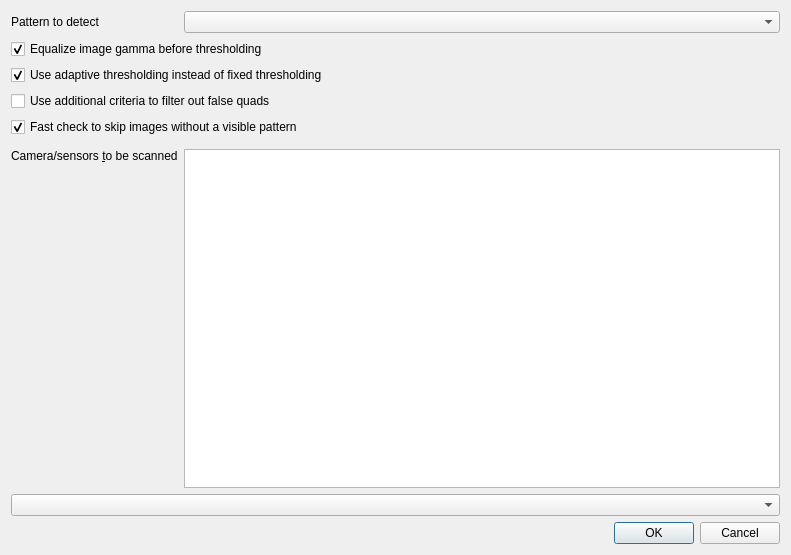
<?xml version="1.0" encoding="UTF-8"?>
<ui version="4.0">
 <class>ccs::main::PatternDetectorConfigurationDialog</class>
 <widget class="QDialog" name="ccs::main::PatternDetectorConfigurationDialog">
  <property name="geometry">
   <rect>
    <x>0</x>
    <y>0</y>
    <width>791</width>
    <height>555</height>
   </rect>
  </property>
  <property name="windowTitle">
   <string>Detect Pattern</string>
  </property>
  <layout class="QFormLayout" name="formLayout">
   <property name="fieldGrowthPolicy">
    <enum>QFormLayout::AllNonFixedFieldsGrow</enum>
   </property>
   <item row="0" column="0">
    <widget class="QLabel" name="label">
     <property name="text">
      <string>Pattern to detect</string>
     </property>
     <property name="buddy">
      <cstring>patternComboBox</cstring>
     </property>
    </widget>
   </item>
   <item row="0" column="1">
    <widget class="QComboBox" name="patternComboBox"/>
   </item>
   <item row="1" column="0" colspan="2">
    <widget class="QCheckBox" name="normalizeImageCheckBox">
     <property name="text">
      <string>Equalize image gamma before thresholding</string>
     </property>
     <property name="checked">
      <bool>true</bool>
     </property>
    </widget>
   </item>
   <item row="2" column="0" colspan="2">
    <widget class="QCheckBox" name="adaptiveThresholdCheckBox">
     <property name="text">
      <string>Use adaptive thresholding instead of fixed thresholding</string>
     </property>
     <property name="checked">
      <bool>true</bool>
     </property>
    </widget>
   </item>
   <item row="3" column="0" colspan="2">
    <widget class="QCheckBox" name="filterQuadsCheckBox">
     <property name="text">
      <string>Use additional criteria to filter out false quads</string>
     </property>
    </widget>
   </item>
   <item row="4" column="0" colspan="2">
    <widget class="QCheckBox" name="fastCheckCheckBox">
     <property name="text">
      <string>Fast check to skip images without a visible pattern</string>
     </property>
     <property name="checked">
      <bool>true</bool>
     </property>
    </widget>
   </item>
   <item row="6" column="0" colspan="2">
    <widget class="ccs::main::CornerRefinerConfigurationWidget" name="cornerRefinerConfigWidget" native="true"/>
   </item>
   <item row="7" column="0">
    <widget class="QLabel" name="sensorListWidgetLabel">
     <property name="text">
      <string>Camera/sensors &amp;to be scanned</string>
     </property>
     <property name="alignment">
      <set>Qt::AlignLeading|Qt::AlignLeft|Qt::AlignTop</set>
     </property>
     <property name="buddy">
      <cstring>sensorListWidget</cstring>
     </property>
    </widget>
   </item>
   <item row="7" column="1">
    <widget class="QListWidget" name="sensorListWidget">
     <property name="sizePolicy">
      <sizepolicy hsizetype="Expanding" vsizetype="MinimumExpanding">
       <horstretch>0</horstretch>
       <verstretch>0</verstretch>
      </sizepolicy>
     </property>
     <property name="editTriggers">
      <set>QAbstractItemView::NoEditTriggers</set>
     </property>
     <property name="selectionMode">
      <enum>QAbstractItemView::NoSelection</enum>
     </property>
    </widget>
   </item>
   <item row="8" column="0" colspan="2">
    <widget class="QComboBox" name="policyComboBox"/>
   </item>
   <item row="9" column="0" colspan="2">
    <widget class="QDialogButtonBox" name="buttonBox">
     <property name="orientation">
      <enum>Qt::Horizontal</enum>
     </property>
     <property name="standardButtons">
      <set>QDialogButtonBox::Cancel|QDialogButtonBox::Ok</set>
     </property>
    </widget>
   </item>
  </layout>
 </widget>
 <customwidgets>
  <customwidget>
   <class>ccs::main::CornerRefinerConfigurationWidget</class>
   <extends>QWidget</extends>
   <header>main/CornerRefinerConfigurationWidget.h</header>
   <container>1</container>
  </customwidget>
 </customwidgets>
 <resources/>
 <connections>
  <connection>
   <sender>buttonBox</sender>
   <signal>accepted()</signal>
   <receiver>ccs::main::PatternDetectorConfigurationDialog</receiver>
   <slot>accept()</slot>
   <hints>
    <hint type="sourcelabel">
     <x>248</x>
     <y>254</y>
    </hint>
    <hint type="destinationlabel">
     <x>157</x>
     <y>274</y>
    </hint>
   </hints>
  </connection>
  <connection>
   <sender>buttonBox</sender>
   <signal>rejected()</signal>
   <receiver>ccs::main::PatternDetectorConfigurationDialog</receiver>
   <slot>reject()</slot>
   <hints>
    <hint type="sourcelabel">
     <x>316</x>
     <y>260</y>
    </hint>
    <hint type="destinationlabel">
     <x>286</x>
     <y>274</y>
    </hint>
   </hints>
  </connection>
 </connections>
</ui>
